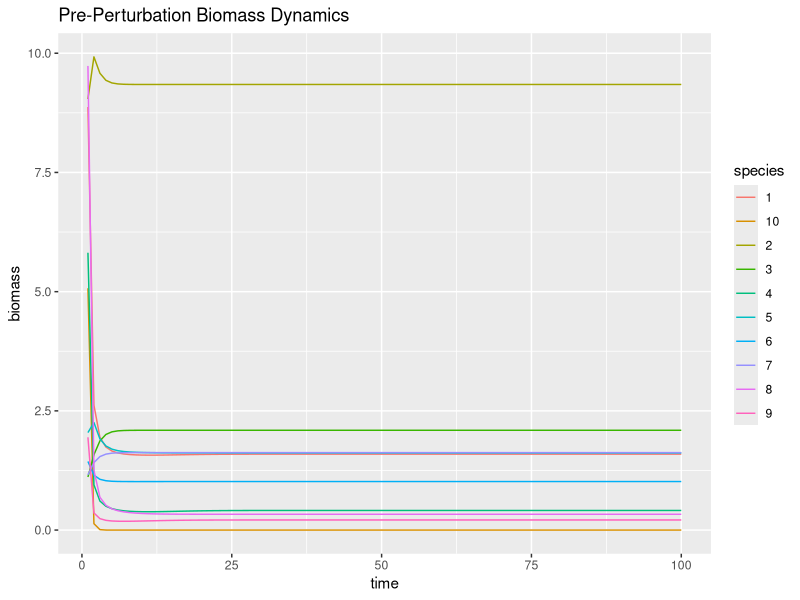
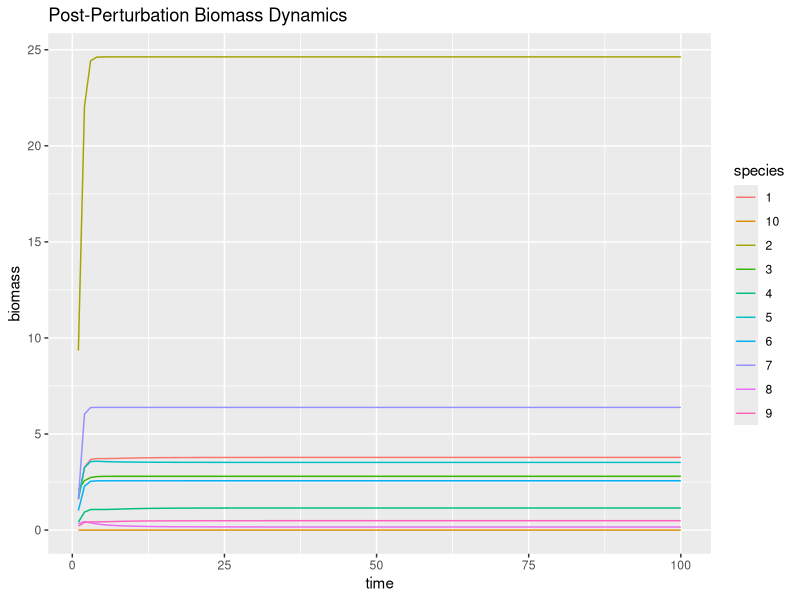

Source code (R) for these figures, in order: (Note: this script raises an error after producing the figures.)
# Load necessary libraries
library(ggplot2)
library(deSolve)
library(Matrix)
library(dplyr)
library(tidyr)

# Define parameters for dynamic simulation
params <- list(
  S = 10, # number of species
  C = 0.2, # connectance of the food web
  aij_params = c(0, 0.5), # minimum and maximum interspecific effect of predation
  mu_delta_r = 0, # mean responses to perturbation
  sd_delta_r = 0.5, # sd of response to perturbation
  covMatrix_type = "positive", # type of covariance (mixed or all positive)
  sd_X = rep(1, 10), # standard deviations of responses for each species
  maxt = 100 # maximum time for dynamics
)

# Function to create a correlation matrix
createCorMat <- function(S, type){
  if (type == "positive"){
    cor <- runif((S*(S-1)/2), 0, 1)
  } else if (type == "mixed"){
    cor <- runif((S*(S-1)/2), -1, 1)
  } else {
    stop("type not defined")
  }
  corMat <- matrix(1, nrow = S, ncol = S)
  corMat[upper.tri(corMat)] <- cor
  corMat <- corMat * t(corMat)
  return(corMat)
}

# Function to simulate quantitative network
sim_quantitative_network <- function(Net_type, S, C, aij_params) {
  A <- matrix(0, S, S)
  n_pairs <- S * (S - 1) / 2
  B <- runif(n_pairs) <= C
  if (Net_type == "predator-prey") { 
    aij <- -abs(rnorm(n_pairs, aij_params[1], aij_params[2]))
    A[upper.tri(A)] <- B * aij
    A <- t(A)
    aij <- abs(rnorm(n_pairs, aij_params[1], aij_params[2]))
    A[upper.tri(A)] <- B * aij
  } 
  diag(A) <- -runif(S, min = 0, max = 1)
  while(max(Re(eigen(A)$values)) > 0){
    diag(A) <- -runif(S, min = 0, max = 1)
  }
  return(A)
}

# Function to simulate dynamics
fw.model <- function(t, B, params) {
  with(as.list(c(B, params)), {
    B[B < 10^-8] <- 0 
    dBdt <- (params$r + params$A %*% B) * B
    list(dBdt)
  })
}

simulate_dynamics_c <- function(params, model, init_biomass = runif(params$S, min = 1, max = 10)) {
  init_biomass <- as.numeric(init_biomass)
  times <- seq(from = 1, to = params$maxt)
  out <- deSolve::ode(
    y = init_biomass,
    times = times,
    func = fw.model,
    parms = params
  ) %>% as.data.frame()
  return(out)
}

# Function to simulate response
simulate_response <- function(S, C, aij_params, mu_delta_r, sd_delta_r, covMatrix_type, sd_X, maxt){
  corMat <- createCorMat(S, covMatrix_type)
  covMat <- as.matrix(Matrix::nearPD(sd_X %*% t(sd_X) * corMat)$mat)
  A <- sim_quantitative_network("predator-prey", S = S, C = C, aij_params = aij_params)
  
  # Simulate pre-perturbation equilibrium
  dyn_params <- list(A = A, r = rep(1, S), S = S, maxt = maxt) 
  pre_perturb <- simulate_dynamics_c(dyn_params, fw.model)
  equilibrium_pre <- as.numeric(pre_perturb[nrow(pre_perturb), -1])
  
  # Calculate response to perturbation
  delta_r <- MASS::mvrnorm(n = 1, mu = rnorm(S, mu_delta_r, sd_delta_r), Sigma = covMat, empirical = FALSE)
  dyn_params$r <- dyn_params$r + delta_r 
  
  # Simulate post-perturbation equilibrium
  post_perturb <- simulate_dynamics_c(dyn_params, fw.model, init_biomass = equilibrium_pre)
  equilibrium_post <- as.numeric(post_perturb[nrow(post_perturb), -1])
  
  df <- data.frame(species = paste0("sp", c(1:S)), X_pre = equilibrium_pre, X_post = equilibrium_post)
  return(list(df = df, pre_perturb = pre_perturb, post_perturb = post_perturb, Sigma = covMat))
}

# Run the simulation for demonstration
result <- simulate_response(params$S, params$C, params$aij_params, params$mu_delta_r, params$sd_delta_r, params$covMatrix_type, params$sd_X, params$maxt)

# Plot species biomass dynamics
pre_perturb_long <- result$pre_perturb %>%
  pivot_longer(-time, names_to = "species", values_to = "biomass")

post_perturb_long <- result$post_perturb %>%
  pivot_longer(-time, names_to = "species", values_to = "biomass")

p1 <- ggplot(pre_perturb_long, aes(x = time, y = biomass, color = species)) +
  geom_line() +
  ggtitle("Pre-Perturbation Biomass Dynamics")

p2 <- ggplot(post_perturb_long, aes(x = time, y = biomass, color = species)) +
  geom_line() +
  ggtitle("Post-Perturbation Biomass Dynamics")

# Plot the covariance matrix
p3 <- result$Sigma %>%
  as_tibble() %>%
  rownames_to_column("Var1") %>%
  pivot_longer(-Var1, names_to = "Var2", values_to = "value") %>%
  ggplot(aes(Var1, Var2)) +
  geom_tile(aes(fill = value)) +
  scale_fill_distiller(palette = "RdBu", direction = -1, limits = c(-1,1)*max(abs(result$Sigma))) +
  ggtitle("Covariance Matrix")

# Display the plots
print(p1)
print(p2)
print(p3)

# Save necessary data to make these plots
out <- data.frame()

params$mu_delta_r <- 0
params$sd_delta_r <- 0.1
for (i in 1:100){
  X <- with(params, simulate_response(S, C, aij_params, mu_delta_r, sd_delta_r, covMatrix_type, sd_X, maxt)$df)
  out <- rbind(
    out,
    data.frame(covtype = "mixed", perturbation = "weak", sum_deltaX = sum(X$X_pre - X$X_post), sd_deltaX = sd(X$X_pre - X$X_post))
  )
}

params$mu_delta_r <- 0
params$sd_delta_r <- 2
for (i in 1:100){
  X <- with(params, simulate_response(S, C, aij_params, mu_delta_r, sd_delta_r, covMatrix_type, sd_X, maxt)$df)
  out <- rbind(
    out,
    data.frame(covtype = "mixed", perturbation = "strong", sum_deltaX = sum(X$X_pre - X$X_post), sd_deltaX = sd(X$X_pre - X$X_post))
  )
}

# Plot results of perturbation scenarios
p4 <- ggplot(out) +
  geom_boxplot(aes(x = covtype, y = sum_deltaX, fill = perturbation)) +
  lims(y = c(-100, 100)) +
  ggtitle("Sum of Biomass Changes Across Scenarios")

p5 <- ggplot(out) +
  geom_boxplot(aes(x = covtype, y = sd_deltaX, fill = perturbation)) +
  lims(y = c(0, 25)) +
  ggtitle("Standard Deviation of Biomass Changes Across Scenarios")

# Display scenario plots
print(p4)
print(p5)


########################################
